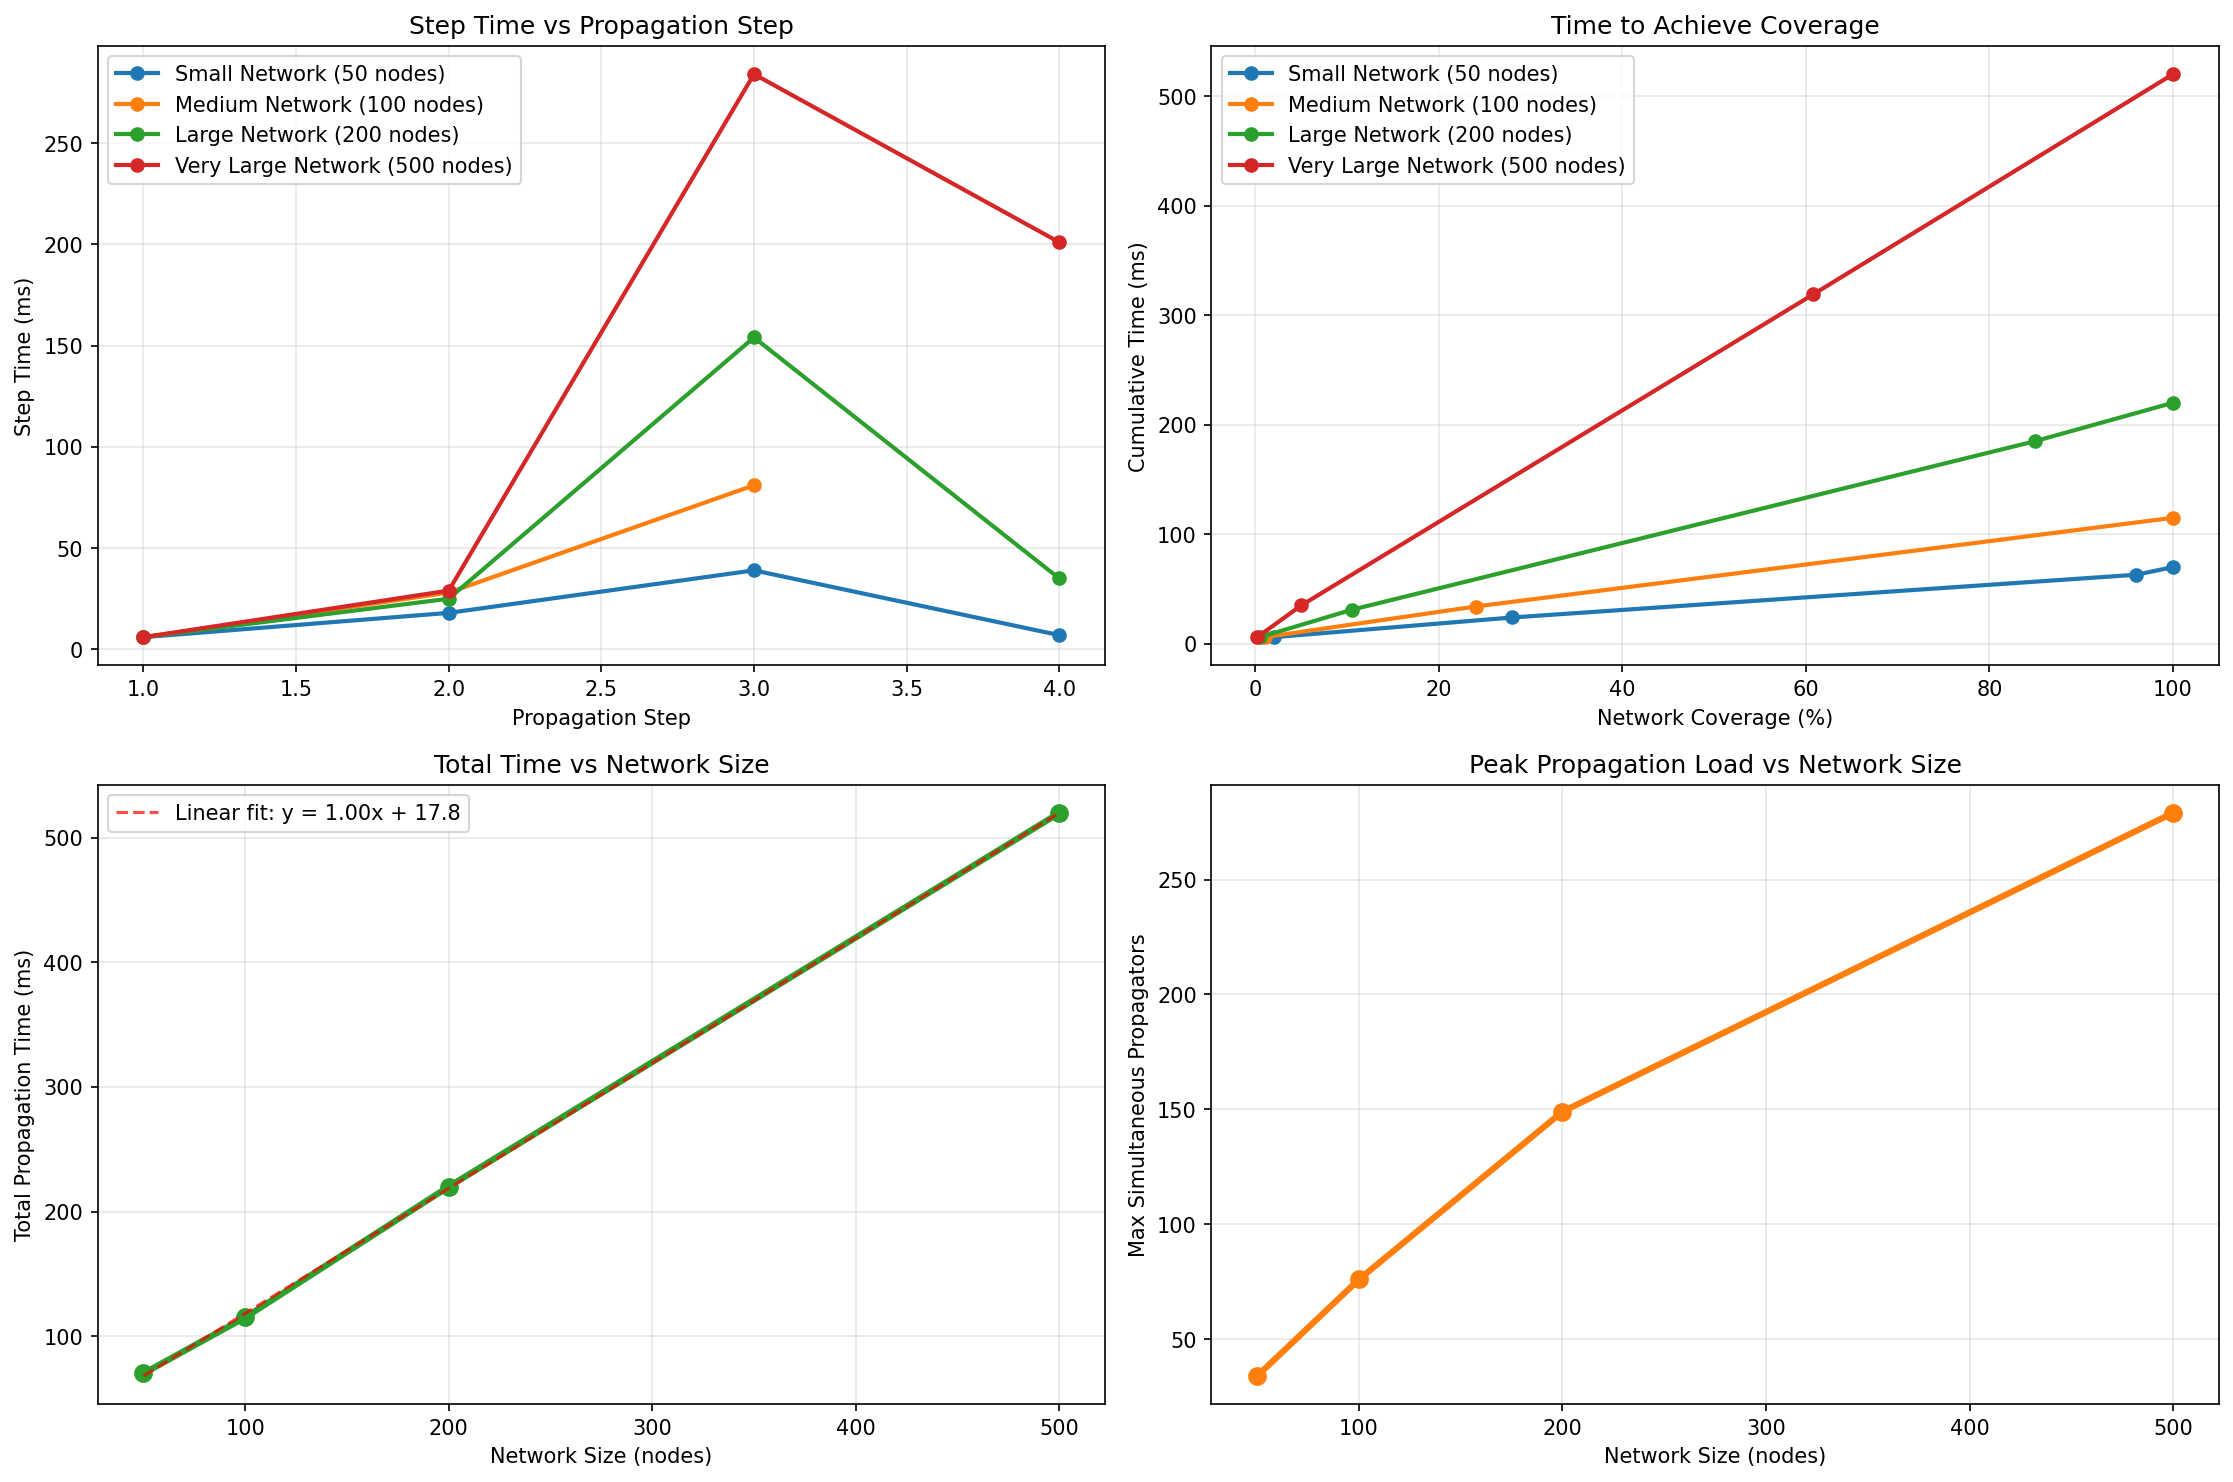

This figure's Python source:
#!/usr/bin/env python3
"""
GlucoXe Message Propagation Timing Analysis

This script analyzes the timing characteristics of message propagation
in different network configurations and provides step-by-step timing estimates.
"""

import numpy as np
import matplotlib.pyplot as plt
import networkx as nx
import random
from collections import deque
import time

# ============================================================================
# CONFIGURATION VARIABLES
# ============================================================================

# Network Configurations to Test
NETWORK_CONFIGS = [
    {'nodes': 50, 'connections': 10, 'name': 'Small Network'},
    {'nodes': 100, 'connections': 20, 'name': 'Medium Network'},
    {'nodes': 200, 'connections': 20, 'name': 'Large Network'},
    {'nodes': 500, 'connections': 25, 'name': 'Very Large Network'},
]

# Timing Parameters (in milliseconds)
MESSAGE_PROCESSING_TIME = 1.0    # Time to process and send message
NETWORK_LATENCY = 5.0            # Average network latency
PROPAGATION_OVERHEAD = 0.5       # Overhead per propagation step

# ============================================================================
# PROPAGATION SIMULATION WITH TIMING
# ============================================================================

def simulate_propagation_with_timing(G, origin_node, processing_time=1.0, latency=5.0):
    """
    Simulate message propagation with realistic timing estimates.
    
    Returns:
        List of propagation steps with timing information
    """
    total_nodes = G.number_of_nodes()
    
    # Initialize node states
    node_states = np.zeros(total_nodes, dtype=int)
    node_states[origin_node] = 1  # Origin node starts with message
    
    # Queue for nodes that need to propagate
    propagation_queue = deque([origin_node])
    
    # Store propagation steps with timing
    propagation_steps = []
    
    step = 0
    total_time = 0.0
    
    while propagation_queue:
        step += 1
        step_start_time = total_time
        
        # Current propagators
        current_propagators = list(propagation_queue)
        propagation_queue.clear()
        
        # Calculate step timing
        # Time = (number of propagators × processing time) + network latency
        step_time = (len(current_propagators) * processing_time) + latency
        total_time += step_time
        
        # Record step information
        step_info = {
            'step': step,
            'propagators': len(current_propagators),
            'step_time_ms': step_time,
            'cumulative_time_ms': total_time,
            'step_start_time': step_start_time,
            'step_end_time': total_time,
            'total_received': np.sum(node_states > 0),
            'total_pending': np.sum(node_states == 0)
        }
        propagation_steps.append(step_info)
        
        # Propagate to neighbors
        new_propagators = set()
        for propagator in current_propagators:
            neighbors = list(G.neighbors(propagator))
            for neighbor in neighbors:
                if node_states[neighbor] == 0:
                    node_states[neighbor] = 1
                    new_propagators.add(neighbor)
        
        propagation_queue.extend(new_propagators)
        
        # Mark propagators as received
        for node in current_propagators:
            node_states[node] = 1
    
    return propagation_steps

# ============================================================================
# NETWORK GENERATION
# ============================================================================

def generate_network(nodes, connections, seed=42):
    """Generate a small-world network."""
    random.seed(seed)
    np.random.seed(seed)
    
    G = nx.Graph()
    G.add_nodes_from(range(nodes))
    
    # Create ring lattice
    k = connections // 2
    for i in range(nodes):
        for j in range(1, k + 1):
            G.add_edge(i, (i + j) % nodes)
            G.add_edge(i, (i - j) % nodes)
    
    # Random rewiring
    edges_to_rewire = []
    for edge in G.edges():
        if random.random() < 0.3:
            edges_to_rewire.append(edge)
    
    for edge in edges_to_rewire:
        G.remove_edge(*edge)
        node1 = edge[0]
        possible_targets = [n for n in range(nodes) 
                          if n != node1 and not G.has_edge(node1, n)]
        if possible_targets:
            new_target = random.choice(possible_targets)
            G.add_edge(node1, new_target)
    
    return G

# ============================================================================
# ANALYSIS AND VISUALIZATION
# ============================================================================

def analyze_timing_results(results):
    """Analyze timing results and create visualizations."""
    
    # Create timing analysis plot
    fig, ((ax1, ax2), (ax3, ax4)) = plt.subplots(2, 2, figsize=(15, 10))
    
    colors = ['#1f77b4', '#ff7f0e', '#2ca02c', '#d62728']
    
    # Plot 1: Step times vs step number
    for i, (config, result) in enumerate(zip(NETWORK_CONFIGS, results)):
        steps = [s['step'] for s in result]
        step_times = [s['step_time_ms'] for s in result]
        
        ax1.plot(steps, step_times, 'o-', color=colors[i], 
                label=f"{config['name']} ({config['nodes']} nodes)", linewidth=2, markersize=6)
    
    ax1.set_xlabel('Propagation Step')
    ax1.set_ylabel('Step Time (ms)')
    ax1.set_title('Step Time vs Propagation Step')
    ax1.legend()
    ax1.grid(True, alpha=0.3)
    
    # Plot 2: Cumulative time vs coverage
    for i, (config, result) in enumerate(zip(NETWORK_CONFIGS, results)):
        cumulative_times = [s['cumulative_time_ms'] for s in result]
        coverage_pct = [(s['total_received'] / config['nodes']) * 100 for s in result]
        
        ax2.plot(coverage_pct, cumulative_times, 'o-', color=colors[i],
                label=f"{config['name']} ({config['nodes']} nodes)", linewidth=2, markersize=6)
    
    ax2.set_xlabel('Network Coverage (%)')
    ax2.set_ylabel('Cumulative Time (ms)')
    ax2.set_title('Time to Achieve Coverage')
    ax2.legend()
    ax2.grid(True, alpha=0.3)
    
    # Plot 3: Total propagation time vs network size
    network_sizes = [config['nodes'] for config in NETWORK_CONFIGS]
    total_times = [result[-1]['cumulative_time_ms'] for result in results]
    
    ax3.plot(network_sizes, total_times, 'o-', color='#2ca02c', 
            linewidth=3, markersize=8)
    ax3.set_xlabel('Network Size (nodes)')
    ax3.set_ylabel('Total Propagation Time (ms)')
    ax3.set_title('Total Time vs Network Size')
    ax3.grid(True, alpha=0.3)
    
    # Add trend line
    z = np.polyfit(network_sizes, total_times, 1)
    p = np.poly1d(z)
    ax3.plot(network_sizes, p(network_sizes), '--', color='red', alpha=0.7,
            label=f'Linear fit: y = {z[0]:.2f}x + {z[1]:.1f}')
    ax3.legend()
    
    # Plot 4: Maximum simultaneous propagators
    max_propagators = [max(s['propagators'] for s in result) for result in results]
    
    ax4.plot(network_sizes, max_propagators, 'o-', color='#ff7f0e',
            linewidth=3, markersize=8)
    ax4.set_xlabel('Network Size (nodes)')
    ax4.set_ylabel('Max Simultaneous Propagators')
    ax4.set_title('Peak Propagation Load vs Network Size')
    ax4.grid(True, alpha=0.3)
    
    plt.tight_layout()
    plt.savefig('propagation_timing_analysis.png', dpi=150, bbox_inches='tight')
    plt.close()
    
    return {
        'network_sizes': network_sizes,
        'total_times': total_times,
        'max_propagators': max_propagators,
        'linear_fit': z
    }

def print_detailed_results(results):
    """Print detailed timing analysis results."""
    
    print("="*80)
    print("GLUCOXE MESSAGE PROPAGATION TIMING ANALYSIS")
    print("="*80)
    
    for i, (config, result) in enumerate(zip(NETWORK_CONFIGS, results)):
        print(f"\n{config['name']} ({config['nodes']} nodes, {config['connections']} connections per node)")
        print("-" * 60)
        
        total_time = result[-1]['cumulative_time_ms']
        total_steps = len(result)
        max_propagators = max(s['propagators'] for s in result)
        
        print(f"Total propagation time: {total_time:.1f} ms ({total_time/1000:.3f} seconds)")
        print(f"Total propagation steps: {total_steps}")
        print(f"Average time per step: {total_time/total_steps:.1f} ms")
        print(f"Maximum simultaneous propagators: {max_propagators}")
        print(f"Average propagators per step: {np.mean([s['propagators'] for s in result]):.1f}")
        
        print(f"\nStep-by-step breakdown:")
        for step in result:
            print(f"  Step {step['step']:2d}: {step['propagators']:2d} propagators, "
                  f"{step['step_time_ms']:6.1f}ms step time, "
                  f"{step['cumulative_time_ms']:7.1f}ms total, "
                  f"{step['total_received']:3d}/{config['nodes']} nodes reached")
    
    # Summary statistics
    print(f"\n{'='*80}")
    print("SUMMARY STATISTICS")
    print("="*80)
    
    network_sizes = [config['nodes'] for config in NETWORK_CONFIGS]
    total_times = [result[-1]['cumulative_time_ms'] for result in results]
    
    print(f"Network sizes tested: {network_sizes}")
    print(f"Total propagation times: {[f'{t:.1f}ms' for t in total_times]}")
    print(f"Time scaling factor: {total_times[-1]/total_times[0]:.2f}x for {network_sizes[-1]/network_sizes[0]:.2f}x nodes")
    
    # Linear scaling analysis
    z = np.polyfit(network_sizes, total_times, 1)
    print(f"Linear scaling: {z[0]:.3f} ms per node + {z[1]:.1f} ms base time")
    print(f"Predicted time for 1000 nodes: {z[0]*1000 + z[1]:.1f} ms ({z[0]*1000 + z[1]:.3f} seconds)")
    print(f"Predicted time for 10000 nodes: {z[0]*10000 + z[1]:.1f} ms ({z[0]*10000 + z[1]:.1f} seconds)")

# ============================================================================
# MAIN EXECUTION
# ============================================================================

def main():
    """Main execution function."""
    
    print("GlucoXe Message Propagation Timing Analysis")
    print("=" * 50)
    print(f"Processing time per node: {MESSAGE_PROCESSING_TIME} ms")
    print(f"Network latency per step: {NETWORK_LATENCY} ms")
    print(f"Propagation overhead: {PROPAGATION_OVERHEAD} ms")
    
    # Run simulations for all network configurations
    results = []
    
    for config in NETWORK_CONFIGS:
        print(f"\nSimulating {config['name']}...")
        
        # Generate network
        G = generate_network(config['nodes'], config['connections'])
        
        # Simulate propagation
        result = simulate_propagation_with_timing(
            G, origin_node=0, 
            processing_time=MESSAGE_PROCESSING_TIME,
            latency=NETWORK_LATENCY
        )
        
        results.append(result)
    
    # Analyze and visualize results
    print("\nAnalyzing results...")
    analysis = analyze_timing_results(results)
    
    # Print detailed results
    print_detailed_results(results)
    
    print(f"\nVisualization saved: propagation_timing_analysis.png")

if __name__ == "__main__":
    main()
